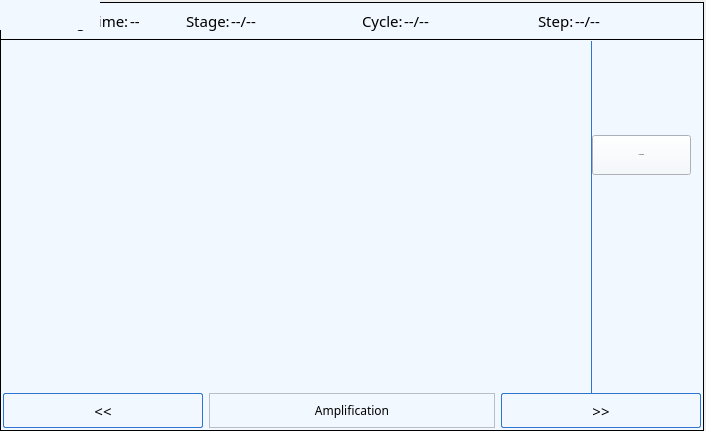
<?xml version="1.0" encoding="UTF-8"?>
<ui version="4.0">
 <class>GRawData</class>
 <widget class="QWidget" name="GRawData">
  <property name="geometry">
   <rect>
    <x>0</x>
    <y>0</y>
    <width>706</width>
    <height>431</height>
   </rect>
  </property>
  <property name="font">
   <font>
    <family>文泉驿等宽微米黑</family>
    <pointsize>11</pointsize>
   </font>
  </property>
  <property name="windowTitle">
   <string>Form</string>
  </property>
  <property name="styleSheet">
   <string notr="true">QWidget *{
background-color: #F2F8FF;
}

QWidget#pageTemp.SideBar {
    border-right: 1px solid rgb(239, 235, 231);
}
QWidget#pageFluor.SideBar {
    border-right: 1px solid rgb(239, 235, 231);
}

QWidget#pageTemp.SideBar  QToolButton {
    font-size: 13px;
    font-weight: normal;
    border: 1px;
    color: rgb(10,10,10);

    padding-left:6px;
    padding-right: 6px;
    padding-top: 5px;

    border-top: 1px dashed rgba(255,255,255,255);
    border-bottom: 1px dashed rgba(255,255,255,255);
    border-right: 1px dashed rgba(255,255,255,255);
}
QWidget#pageFluor.SideBar QToolButton {
    font-size: 13px;
    font-weight: normal;
    border: 1px;
    color: rgb(10,10,10);

    padding-left:6px;
    padding-right: 6px;
    padding-top: 5px;

    border-top: 1px dashed rgba(255,255,255,255);
    border-bottom: 1px dashed rgba(255,255,255,255);
    border-right: 1px dashed rgba(255,255,255,255);
}

QWidget#pageTemp.SideBar QToolButton:hover {
    color: blue;
    background: white;
}
QWidget#pageFluor.SideBar QToolButton:hover {
    color: blue;
    background: white;
}

QWidget#pageTemp.SideBar QToolButton[current=&quot;true&quot;] {
    border-top: 1px solid rgb(165,165,165);
    border-right: 1px solid rgb(55, 55, 55, 55);
    border-bottom: 1px solid rgb(165,165,165);
    color: black;
    background: rgb(220, 240, 255);
}
QWidget#pageFluor.SideBar QToolButton[current=&quot;true&quot;] {
    border-top: 1px solid rgb(165,165,165);
    border-right: 1px solid rgb(55, 55, 55, 55);
    border-bottom: 1px solid rgb(165,165,165);
    color: black;
    background: rgb(220, 240, 255);
}

QWidget#pageTemp.SideBar QToolButton[first=&quot;true&quot;] {
    border-top: 1px dashed rgba(255, 255, 255, 255);
}
QWidget#pageFluor.SideBar QToolButton[first=&quot;true&quot;] {
    border-top: 1px dashed rgba(255, 255, 255, 255);
}

QWidget#pageTemp.SideBar .Separator {
    border: none;
}
QWidget#pageFluor.SideBar .Separator {
    border: none;
}

 QPushButton {
border: 1px solid #2f74d0;
font: 11pt &quot;文泉驿等宽微米黑&quot;;
border-radius: 2px;
padding: 5px;
background: qradialgradient(cx: 0.3, cy: -0.4,
fx: 0.3, fy: -0.4,
radius: 1.35, stop: 0 #fff, stop: 1 #c9e5fe);
min-width: 80px;
}

QPushButton:hover {
background: qradialgradient(cx: 0.3, cy: -0.4,
fx: 0.3, fy: -0.4,
radius: 1.35, stop: 0 #fff, stop: 1 #e4f2fe);
}

 QPushButton:pressed {
background: qradialgradient(cx: 0.4, cy: -0.1,
fx: 0.4, fy: -0.1,
radius: 1.35, stop: 0 #fff, stop: 1 #f1f8fe);
}

QPushButton:disabled { 
background: qradialgradient(cx: 0.4, cy: -0.1,
fx: 0.4, fy: -0.1,
radius: 1.35, stop: 0 #fff, stop: 1 #F1F0EF);
}</string>
  </property>
  <layout class="QGridLayout" name="gridLayout">
   <property name="leftMargin">
    <number>0</number>
   </property>
   <property name="topMargin">
    <number>2</number>
   </property>
   <property name="rightMargin">
    <number>2</number>
   </property>
   <property name="bottomMargin">
    <number>0</number>
   </property>
   <property name="horizontalSpacing">
    <number>1</number>
   </property>
   <property name="verticalSpacing">
    <number>0</number>
   </property>
   <item row="0" column="0">
    <widget class="QFrame" name="frame">
     <property name="font">
      <font>
       <family>文泉驿等宽微米黑</family>
      </font>
     </property>
     <property name="frameShape">
      <enum>QFrame::Box</enum>
     </property>
     <property name="frameShadow">
      <enum>QFrame::Plain</enum>
     </property>
     <layout class="QVBoxLayout" name="verticalLayout">
      <property name="spacing">
       <number>0</number>
      </property>
      <property name="leftMargin">
       <number>0</number>
      </property>
      <property name="topMargin">
       <number>0</number>
      </property>
      <property name="rightMargin">
       <number>0</number>
      </property>
      <property name="bottomMargin">
       <number>0</number>
      </property>
      <item>
       <widget class="QWidget" name="widget" native="true">
        <layout class="QHBoxLayout" name="horizontalLayout_5">
         <property name="spacing">
          <number>20</number>
         </property>
         <property name="topMargin">
          <number>0</number>
         </property>
         <property name="bottomMargin">
          <number>0</number>
         </property>
         <item>
          <layout class="QHBoxLayout" name="horizontalLayout_4">
           <property name="spacing">
            <number>1</number>
           </property>
           <item>
            <widget class="QLabel" name="labelRemainTimeTitle">
             <property name="sizePolicy">
              <sizepolicy hsizetype="Fixed" vsizetype="Preferred">
               <horstretch>0</horstretch>
               <verstretch>0</verstretch>
              </sizepolicy>
             </property>
             <property name="minimumSize">
              <size>
               <width>0</width>
               <height>35</height>
              </size>
             </property>
             <property name="font">
              <font>
               <family>文泉驿等宽微米黑</family>
               <pointsize>11</pointsize>
               <weight>50</weight>
               <bold>false</bold>
              </font>
             </property>
             <property name="text">
              <string>Remaining Time:</string>
             </property>
            </widget>
           </item>
           <item>
            <widget class="QLabel" name="labelRemainTime">
             <property name="minimumSize">
              <size>
               <width>0</width>
               <height>35</height>
              </size>
             </property>
             <property name="font">
              <font>
               <family>文泉驿等宽微米黑</family>
               <pointsize>11</pointsize>
              </font>
             </property>
             <property name="text">
              <string>--</string>
             </property>
            </widget>
           </item>
          </layout>
         </item>
         <item>
          <layout class="QHBoxLayout" name="horizontalLayout_2">
           <property name="spacing">
            <number>1</number>
           </property>
           <item>
            <widget class="QLabel" name="labelStageTitle">
             <property name="sizePolicy">
              <sizepolicy hsizetype="Fixed" vsizetype="Preferred">
               <horstretch>0</horstretch>
               <verstretch>0</verstretch>
              </sizepolicy>
             </property>
             <property name="minimumSize">
              <size>
               <width>0</width>
               <height>35</height>
              </size>
             </property>
             <property name="font">
              <font>
               <family>文泉驿等宽微米黑</family>
               <pointsize>11</pointsize>
               <weight>50</weight>
               <bold>false</bold>
              </font>
             </property>
             <property name="text">
              <string>Stage:</string>
             </property>
            </widget>
           </item>
           <item>
            <widget class="QLabel" name="labelStage">
             <property name="minimumSize">
              <size>
               <width>0</width>
               <height>35</height>
              </size>
             </property>
             <property name="font">
              <font>
               <family>文泉驿等宽微米黑</family>
               <pointsize>11</pointsize>
              </font>
             </property>
             <property name="text">
              <string>--/--</string>
             </property>
            </widget>
           </item>
          </layout>
         </item>
         <item>
          <layout class="QHBoxLayout" name="horizontalLayout_3">
           <property name="spacing">
            <number>1</number>
           </property>
           <item>
            <widget class="QLabel" name="labelCycleTitle">
             <property name="sizePolicy">
              <sizepolicy hsizetype="Fixed" vsizetype="Preferred">
               <horstretch>0</horstretch>
               <verstretch>0</verstretch>
              </sizepolicy>
             </property>
             <property name="minimumSize">
              <size>
               <width>0</width>
               <height>35</height>
              </size>
             </property>
             <property name="font">
              <font>
               <family>文泉驿等宽微米黑</family>
               <pointsize>11</pointsize>
               <weight>50</weight>
               <bold>false</bold>
              </font>
             </property>
             <property name="text">
              <string>Cycle:</string>
             </property>
            </widget>
           </item>
           <item>
            <widget class="QLabel" name="labelCycle">
             <property name="minimumSize">
              <size>
               <width>0</width>
               <height>35</height>
              </size>
             </property>
             <property name="font">
              <font>
               <family>文泉驿等宽微米黑</family>
               <pointsize>11</pointsize>
              </font>
             </property>
             <property name="text">
              <string>--/--</string>
             </property>
            </widget>
           </item>
          </layout>
         </item>
         <item>
          <layout class="QHBoxLayout" name="horizontalLayout">
           <property name="spacing">
            <number>1</number>
           </property>
           <item>
            <widget class="QLabel" name="labelStepTitle">
             <property name="sizePolicy">
              <sizepolicy hsizetype="Fixed" vsizetype="Preferred">
               <horstretch>0</horstretch>
               <verstretch>0</verstretch>
              </sizepolicy>
             </property>
             <property name="minimumSize">
              <size>
               <width>0</width>
               <height>35</height>
              </size>
             </property>
             <property name="font">
              <font>
               <family>文泉驿等宽微米黑</family>
               <pointsize>11</pointsize>
               <weight>50</weight>
               <bold>false</bold>
              </font>
             </property>
             <property name="text">
              <string>Step:</string>
             </property>
            </widget>
           </item>
           <item>
            <widget class="QLabel" name="labelStep">
             <property name="minimumSize">
              <size>
               <width>0</width>
               <height>35</height>
              </size>
             </property>
             <property name="font">
              <font>
               <family>文泉驿等宽微米黑</family>
               <pointsize>11</pointsize>
              </font>
             </property>
             <property name="text">
              <string>--/--</string>
             </property>
            </widget>
           </item>
          </layout>
         </item>
        </layout>
        <zorder></zorder>
       </widget>
      </item>
      <item>
       <widget class="Line" name="line">
        <property name="frameShadow">
         <enum>QFrame::Plain</enum>
        </property>
        <property name="orientation">
         <enum>Qt::Horizontal</enum>
        </property>
       </widget>
      </item>
      <item>
       <widget class="QStackedWidget" name="stackedWidget">
        <property name="sizePolicy">
         <sizepolicy hsizetype="Expanding" vsizetype="Preferred">
          <horstretch>0</horstretch>
          <verstretch>0</verstretch>
         </sizepolicy>
        </property>
        <property name="font">
         <font>
          <family>文泉驿等宽微米黑</family>
          <pointsize>11</pointsize>
         </font>
        </property>
        <property name="frameShape">
         <enum>QFrame::NoFrame</enum>
        </property>
        <property name="frameShadow">
         <enum>QFrame::Plain</enum>
        </property>
        <property name="currentIndex">
         <number>0</number>
        </property>
        <widget class="QWidget" name="pageRawData">
         <widget class="QToolBox" name="toolBox">
          <property name="geometry">
           <rect>
            <x>590</x>
            <y>-40</y>
            <width>119</width>
            <height>429</height>
           </rect>
          </property>
          <property name="sizePolicy">
           <sizepolicy hsizetype="Expanding" vsizetype="Expanding">
            <horstretch>0</horstretch>
            <verstretch>0</verstretch>
           </sizepolicy>
          </property>
          <property name="maximumSize">
           <size>
            <width>119</width>
            <height>16777215</height>
           </size>
          </property>
          <property name="font">
           <font>
            <family>文泉驿等宽微米黑</family>
           </font>
          </property>
          <property name="styleSheet">
           <string notr="true">QToolBox{
border: 1px solid #2f74d0;
}

QToolBox::tab {
color: #ffffff;
background-color: #308cc6;

border-bottom: 1px solid #000000;
border-radius: 3px;
}

QToolBox::tab:selected {
border-bottom: 4px solid #000000;
}</string>
          </property>
          <property name="currentIndex">
           <number>0</number>
          </property>
          <property name="tabSpacing">
           <number>2</number>
          </property>
          <widget class="QWidget" name="pageTemp">
           <property name="geometry">
            <rect>
             <x>0</x>
             <y>0</y>
             <width>117</width>
             <height>394</height>
            </rect>
           </property>
           <property name="class" stdset="0">
            <string>SideBar</string>
           </property>
           <attribute name="label">
            <string>T. Control</string>
           </attribute>
           <widget class="QToolButton" name="toolButton_temp">
            <property name="geometry">
             <rect>
              <x>0</x>
              <y>106</y>
              <width>99</width>
              <height>40</height>
             </rect>
            </property>
            <property name="sizePolicy">
             <sizepolicy hsizetype="Preferred" vsizetype="Expanding">
              <horstretch>0</horstretch>
              <verstretch>0</verstretch>
             </sizepolicy>
            </property>
            <property name="minimumSize">
             <size>
              <width>0</width>
              <height>40</height>
             </size>
            </property>
            <property name="maximumSize">
             <size>
              <width>16777215</width>
              <height>40</height>
             </size>
            </property>
            <property name="font">
             <font>
              <pointsize>-1</pointsize>
              <weight>50</weight>
              <bold>false</bold>
             </font>
            </property>
            <property name="focusPolicy">
             <enum>Qt::NoFocus</enum>
            </property>
            <property name="text">
             <string>Temperature</string>
            </property>
            <property name="iconSize">
             <size>
              <width>80</width>
              <height>30</height>
             </size>
            </property>
            <property name="toolButtonStyle">
             <enum>Qt::ToolButtonTextUnderIcon</enum>
            </property>
           </widget>
          </widget>
         </widget>
        </widget>
        <widget class="QWidget" name="pageHeatMap">
         <layout class="QHBoxLayout" name="horizontalLayout_8">
          <item>
           <widget class="QTableView" name="tableView">
            <property name="sizePolicy">
             <sizepolicy hsizetype="Expanding" vsizetype="Expanding">
              <horstretch>0</horstretch>
              <verstretch>0</verstretch>
             </sizepolicy>
            </property>
            <property name="verticalScrollBarPolicy">
             <enum>Qt::ScrollBarAlwaysOff</enum>
            </property>
            <property name="horizontalScrollBarPolicy">
             <enum>Qt::ScrollBarAlwaysOff</enum>
            </property>
            <property name="autoScroll">
             <bool>false</bool>
            </property>
            <property name="editTriggers">
             <set>QAbstractItemView::NoEditTriggers</set>
            </property>
            <property name="showDropIndicator" stdset="0">
             <bool>false</bool>
            </property>
            <property name="dragDropOverwriteMode">
             <bool>false</bool>
            </property>
            <property name="selectionMode">
             <enum>QAbstractItemView::NoSelection</enum>
            </property>
            <property name="cornerButtonEnabled">
             <bool>false</bool>
            </property>
            <attribute name="horizontalHeaderVisible">
             <bool>false</bool>
            </attribute>
            <attribute name="horizontalHeaderCascadingSectionResizes">
             <bool>false</bool>
            </attribute>
            <attribute name="horizontalHeaderMinimumSectionSize">
             <number>30</number>
            </attribute>
            <attribute name="horizontalHeaderDefaultSectionSize">
             <number>30</number>
            </attribute>
            <attribute name="horizontalHeaderHighlightSections">
             <bool>true</bool>
            </attribute>
            <attribute name="horizontalHeaderStretchLastSection">
             <bool>false</bool>
            </attribute>
            <attribute name="verticalHeaderVisible">
             <bool>false</bool>
            </attribute>
            <attribute name="verticalHeaderCascadingSectionResizes">
             <bool>false</bool>
            </attribute>
            <attribute name="verticalHeaderMinimumSectionSize">
             <number>30</number>
            </attribute>
            <attribute name="verticalHeaderDefaultSectionSize">
             <number>30</number>
            </attribute>
            <attribute name="verticalHeaderHighlightSections">
             <bool>true</bool>
            </attribute>
            <attribute name="verticalHeaderStretchLastSection">
             <bool>false</bool>
            </attribute>
           </widget>
          </item>
          <item>
           <spacer name="horizontalSpacer_2">
            <property name="orientation">
             <enum>Qt::Horizontal</enum>
            </property>
            <property name="sizeType">
             <enum>QSizePolicy::Preferred</enum>
            </property>
            <property name="sizeHint" stdset="0">
             <size>
              <width>10</width>
              <height>20</height>
             </size>
            </property>
           </spacer>
          </item>
          <item>
           <layout class="QVBoxLayout" name="verticalLayout_4">
            <item>
             <layout class="QHBoxLayout" name="horizontalLayout_6">
              <item>
               <widget class="QLabel" name="labelHotPic">
                <property name="sizePolicy">
                 <sizepolicy hsizetype="Fixed" vsizetype="Preferred">
                  <horstretch>0</horstretch>
                  <verstretch>0</verstretch>
                 </sizepolicy>
                </property>
                <property name="minimumSize">
                 <size>
                  <width>40</width>
                  <height>0</height>
                 </size>
                </property>
                <property name="maximumSize">
                 <size>
                  <width>40</width>
                  <height>16777215</height>
                 </size>
                </property>
                <property name="styleSheet">
                 <string notr="true">background-color: qlineargradient(spread:pad, x1:0, y1:1, x2:0, y2:0, stop:0 rgba(0, 130, 240, 255), stop:0.5 rgba(255, 255, 0, 255), stop:1 rgba(255, 0, 0, 255));</string>
                </property>
                <property name="text">
                 <string/>
                </property>
               </widget>
              </item>
              <item>
               <layout class="QVBoxLayout" name="verticalLayout_3">
                <item>
                 <widget class="QLabel" name="labelHotMax">
                  <property name="font">
                   <font>
                    <pointsize>10</pointsize>
                    <weight>50</weight>
                    <bold>false</bold>
                   </font>
                  </property>
                  <property name="text">
                   <string>400</string>
                  </property>
                 </widget>
                </item>
                <item>
                 <spacer name="verticalSpacer_2">
                  <property name="orientation">
                   <enum>Qt::Vertical</enum>
                  </property>
                  <property name="sizeHint" stdset="0">
                   <size>
                    <width>20</width>
                    <height>40</height>
                   </size>
                  </property>
                 </spacer>
                </item>
                <item>
                 <widget class="QLabel" name="labelHotMin">
                  <property name="font">
                   <font>
                    <pointsize>10</pointsize>
                    <weight>50</weight>
                    <bold>false</bold>
                   </font>
                  </property>
                  <property name="text">
                   <string>0</string>
                  </property>
                 </widget>
                </item>
               </layout>
              </item>
             </layout>
            </item>
            <item>
             <spacer name="verticalSpacer_4">
              <property name="orientation">
               <enum>Qt::Vertical</enum>
              </property>
              <property name="sizeType">
               <enum>QSizePolicy::Fixed</enum>
              </property>
              <property name="sizeHint" stdset="0">
               <size>
                <width>20</width>
                <height>20</height>
               </size>
              </property>
             </spacer>
            </item>
            <item>
             <layout class="QHBoxLayout" name="horizontalLayout_7">
              <item>
               <widget class="QLabel" name="labelNA">
                <property name="sizePolicy">
                 <sizepolicy hsizetype="Fixed" vsizetype="Preferred">
                  <horstretch>0</horstretch>
                  <verstretch>0</verstretch>
                 </sizepolicy>
                </property>
                <property name="minimumSize">
                 <size>
                  <width>40</width>
                  <height>0</height>
                 </size>
                </property>
                <property name="maximumSize">
                 <size>
                  <width>40</width>
                  <height>16777215</height>
                 </size>
                </property>
                <property name="styleSheet">
                 <string notr="true">background-color: rgb(128, 128, 128);</string>
                </property>
                <property name="text">
                 <string/>
                </property>
               </widget>
              </item>
              <item>
               <widget class="QLabel" name="label">
                <property name="text">
                 <string>N/A</string>
                </property>
               </widget>
              </item>
             </layout>
            </item>
            <item>
             <spacer name="verticalSpacer_5">
              <property name="orientation">
               <enum>Qt::Vertical</enum>
              </property>
              <property name="sizeType">
               <enum>QSizePolicy::Fixed</enum>
              </property>
              <property name="sizeHint" stdset="0">
               <size>
                <width>20</width>
                <height>40</height>
               </size>
              </property>
             </spacer>
            </item>
           </layout>
          </item>
         </layout>
        </widget>
       </widget>
      </item>
      <item>
       <widget class="QWidget" name="btnWidget" native="true">
        <layout class="QHBoxLayout" name="horizontalLayout_9">
         <property name="leftMargin">
          <number>2</number>
         </property>
         <property name="topMargin">
          <number>0</number>
         </property>
         <property name="rightMargin">
          <number>2</number>
         </property>
         <property name="bottomMargin">
          <number>2</number>
         </property>
         <item>
          <widget class="QPushButton" name="buttonPrev">
           <property name="minimumSize">
            <size>
             <width>92</width>
             <height>35</height>
            </size>
           </property>
           <property name="maximumSize">
            <size>
             <width>200</width>
             <height>35</height>
            </size>
           </property>
           <property name="font">
            <font>
             <family>文泉驿等宽微米黑</family>
             <pointsize>11</pointsize>
             <weight>50</weight>
             <italic>false</italic>
             <bold>false</bold>
            </font>
           </property>
           <property name="focusPolicy">
            <enum>Qt::NoFocus</enum>
           </property>
           <property name="text">
            <string>&lt;&lt;</string>
           </property>
          </widget>
         </item>
         <item>
          <widget class="QLabel" name="labelCurrent">
           <property name="font">
            <font>
             <family>文泉驿等宽微米黑</family>
            </font>
           </property>
           <property name="frameShape">
            <enum>QFrame::StyledPanel</enum>
           </property>
           <property name="frameShadow">
            <enum>QFrame::Sunken</enum>
           </property>
           <property name="text">
            <string>Amplification</string>
           </property>
           <property name="alignment">
            <set>Qt::AlignCenter</set>
           </property>
          </widget>
         </item>
         <item>
          <widget class="QPushButton" name="buttonNext">
           <property name="minimumSize">
            <size>
             <width>92</width>
             <height>35</height>
            </size>
           </property>
           <property name="maximumSize">
            <size>
             <width>200</width>
             <height>35</height>
            </size>
           </property>
           <property name="font">
            <font>
             <family>文泉驿等宽微米黑</family>
             <pointsize>11</pointsize>
             <weight>50</weight>
             <italic>false</italic>
             <bold>false</bold>
            </font>
           </property>
           <property name="focusPolicy">
            <enum>Qt::NoFocus</enum>
           </property>
           <property name="text">
            <string>&gt;&gt;</string>
           </property>
          </widget>
         </item>
        </layout>
       </widget>
      </item>
     </layout>
    </widget>
   </item>
  </layout>
  <widget class="QWidget" name="layoutWidget">
   <property name="geometry">
    <rect>
     <x>0</x>
     <y>0</y>
     <width>100</width>
     <height>30</height>
    </rect>
   </property>
   <layout class="QVBoxLayout" name="verticalLayout_2"/>
  </widget>
 </widget>
 <resources/>
 <connections/>
</ui>
